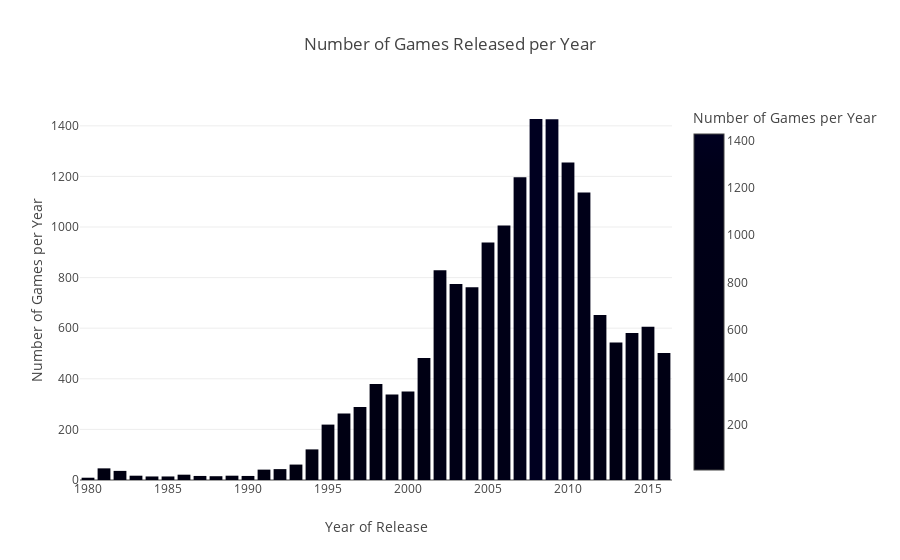

Here is the notebook cell this chart was saved with:
### Code cell
fig = px.bar(games_per_year, x='year_of_release', y='Number of Games per Year',
             title='Number of Games Released per Year',
             labels={'year_of_release': 'Year of Release', 'Number of Games per year': 'Number of Games'},
             color='Number of Games per Year')
fig.show()

### Figure 1 — Plotly figure (JSON) as saved in the notebook; plotly's stock layout.template omitted (floating-point values rounded to 4 significant figures)
{"data": [{"alignmentgroup": "True", "hovertemplate": "Year of Release=%{x}<br>Number of Games per Year=%{marker.color}<extra></extra>", "legendgroup": "", "marker": {"color": [9, 14, 14, 15, 16, 16, 17, 17, 21, 36, 41, 43, 46, 61, 121, 219, 263, 289, 338, 350, 379, 482, 502, 544, 581, 606, 652, 762, 775, 829, 939, 1006, 1136, 1197, 1255, 1426, 1427], "coloraxis": "coloraxis", "pattern": {"shape": ""}}, "name": "", "offsetgroup": "", "orientation": "v", "showlegend": false, "textposition": "auto", "type": "bar", "x": [1980, 1984, 1985, 1988, 1990, 1987, 1989, 1983, 1986, 1982, 1991, 1992, 1981, 1993, 1994, 1995, 1996, 1997, 1999, 2000, 1998, 2001, 2016, 2013, 2014, 2015, 2012, 2004, 2003, 2002, 2005, 2006, 2011, 2007, 2010, 2009, 2008], "xaxis": "x", "y": [9, 14, 14, 15, 16, 16, 17, 17, 21, 36, 41, 43, 46, 61, 121, 219, 263, 289, 338, 350, 379, 482, 502, 544, 581, 606, 652, 762, 775, 829, 939, 1006, 1136, 1197, 1255, 1426, 1427], "yaxis": "y"}], "layout": {"barmode": "relative", "coloraxis": {"colorbar": {"title": {"text": "Number of Games per Year"}}, "colorscale": [[0, "#000011"], [0.1111, "#000012"], [0.2222, "#000013"], [0.3333, "#000014"], [0.4444, "#000015"], [0.5556, "#000016"], [0.6667, "#000017"], [0.7778, "#000018"], [0.8889, "#000019"], [1, "#000020"]]}, "legend": {"tracegroupgap": 0}, "title": {"text": "Number of Games Released per Year"}, "xaxis": {"anchor": "y", "domain": [0, 1], "title": {"text": "Year of Release"}}, "yaxis": {"anchor": "x", "domain": [0, 1], "title": {"text": "Number of Games per Year"}}}}
